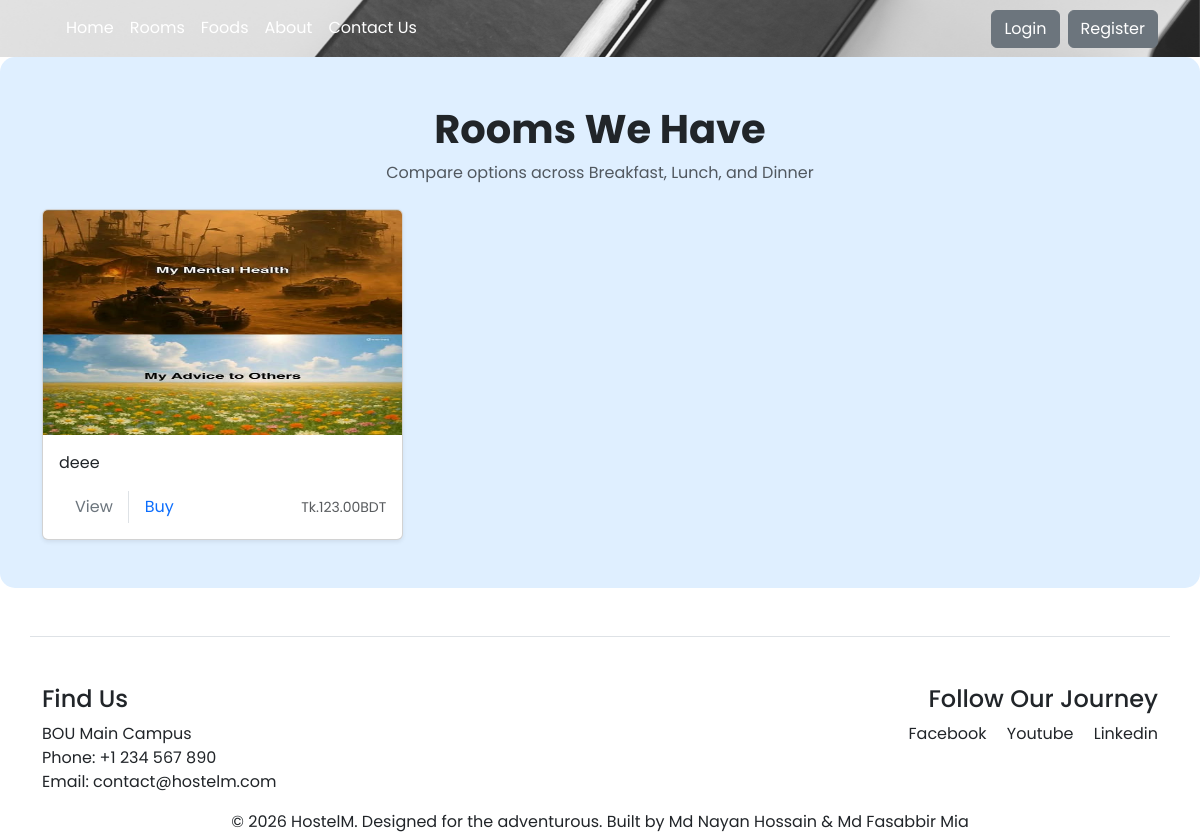
The page /rooms on the database as committed earlier.
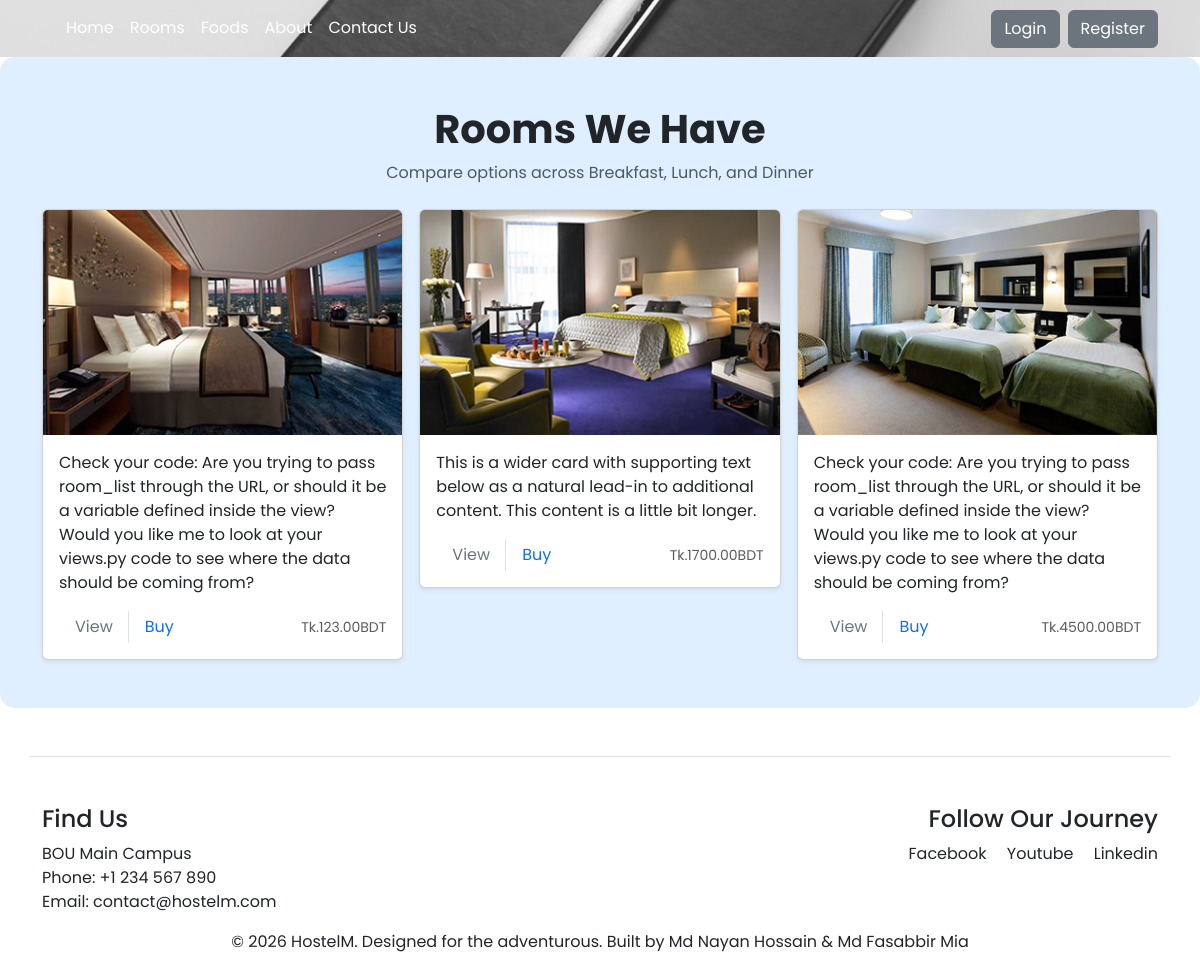
The same page on the database as committed later.
### rooms/models.py (models this page shows, shortened)
class Room(models.Model):
    name = models.CharField(max_length=255)
    room_number = models.CharField(max_length=10, unique=True)
    capacity = models.IntegerField()
    total_beds = models.IntegerField()
    rate_per_bed = models.DecimalField(max_digits=8, decimal_places=2)
    is_available = models.BooleanField(default=True)
    short_desc=  models.TextField( null=True)
    description = models.TextField(blank=True, null=True)
    price = models.DecimalField(max_digits=7, decimal_places=2, blank=True, null=True)
    image = models.ImageField(upload_to='rooms/', blank=True, null=True)

### playground/views.py (the view)
# urls.py: path('rooms', views.rooms_page, name='room_list'),
def rooms_page(request):
    room_list = Room.objects.all()
    return render(request, 'rooms/index.html', {'room_list': room_list})  # Renders the rooms.html from the templates directory

### playground/templates/rooms/index.html (shortened to what this page needs)
 {% extends 'layout.html' %}
 {% load static %}
 {% block content %}
 <div class="album py-5">
   <div class="container">
     <div class="text-center mb-4">
       <h1 class="fw-bold">Rooms We Have</h1>
       <p class="text-muted mb-0">Compare options across Breakfast, Lunch, and Dinner</p>
     </div>
     <div class="row row-cols-1 row-cols-sm-2 row-cols-md-3 g-3">
      {% for room in room_list %}
       <div class="col">
         <div class="card shadow-sm">
          {% if room.image %}
              <img src="{{ room.image.url }}" alt="{{ room.name }}"class="bd-placeholder-img card-img-top"
              height="225" width="100%" />
          {% else %}
          <img src="{% static 'images/room1.jpg' %}" alt="{{ room.name }}" class="bd-placeholder-img card-img-top"
          height="225" width="100%" />
          {% endif %}
           <div class="card-body">
             <p class="card-text">
              {{ room.description }}
             </p>
             <div class="d-flex justify-content-between align-items-center">
               <div class="btn-group">
                <a href="{% url 'room_detail' room.id %}" class="btn btn-outline-secondary border-0 px-3 py-1">View</a>
                <a href="{% url 'buy_room' room.id %}" class="btn btn-outline-primary border-0 px-3 py-1 border-start">Buy</a>
               </div>
               <small class="text-body-secondary">Tk.{{ room.price }}BDT</small>
             </div>
           </div>
         </div>
       </div>
       {% endfor %}
     </div>
   </div>
 </div>
 {% endblock %}

### playground/templates/layout.html (shortened to what this page needs)
    {% load static %}
    <!DOCTYPE html>
    <html>
    <head>
      <link href="https://cdn.jsdelivr.net/npm/bootstrap@5.3.8/dist/css/bootstrap.min.css" rel="stylesheet"
>
      <link rel="stylesheet" href="{% static 'css/style.css'%}">
    </head>
    <body>
   <div id="navbar" class="mainmenu">
    <div class="row">
          <nav class="navbar navbar-expand-lg">
            <div class="container">
              <div class="collapse navbar-collapse" id="navbarsExample04">
                <ul class="navbar-nav me-auto mb-2 mb-md-0">
                  <li><a href="/" class="nav-link px-2 text-white">Home</a></li>
                  <li><a href="{% url 'room_list' %}" class="nav-link px-2 text-white">Rooms</a></li>
                  <li><a href="{% url 'food_list' %}" class="nav-link px-2 text-white">Foods</a></li>
                  <li><a href="{% url 'about' %}" class="nav-link px-2 text-white">About</a></li>
                  <li><a href="{% url 'contact' %}" class="nav-link px-2 text-white">Contact Us</a></li>
                </ul>
                <div class="d-flex">
                  {% if user.is_authenticated %}
                  <a href="{% url 'profile' %}" class="btn btn-secondary me-2">My Profile</a>
                  <form method="post" action="{% url 'logout' %}" style="display: inline;">
                    {% csrf_token %}
                    <button type="submit" class="btn btn-secondary me-2" style="display: inline; cursor: pointer;">
                        Logout
                    </button>
                </form>
                    {% else %}
                    <a href="{% url 'login' %}" class="btn btn-secondary me-2">Login</a>
                    <a href="{% url 'register' %}" class="btn  btn-secondary">Register</a>
                    {% endif %}
                </div>
              </div>
          </nav>
    </div>
        </div>
      <div id="content">
        {% block content %}
        {% endblock %}
      </div>
 <footer class="section-padding container border-top mt-5 pt-5">
  <div class="row">
      <div class="col-md-6">
          <h4>Find Us</h4>
          <p>BOU Main Campus<br>Phone: +1 234 567 890<br>Email: contact@hostelm.com</p>
      </div>
      <div class="col-md-6 text-md-end">
          <h4>Follow Our Journey</h4>
          <a href="#" class="text-dark me-3">Facebook</a>
          <a href="#" class="text-dark me-3">Youtube</a>
          <a href="#" class="text-dark">Linkedin</a>
      </div>
  </div>
  <div class="container text-center">
      <p class="mb-0">&copy; 2026 HostelM. Designed for the adventurous. Built by  Md Nayan Hossain & Md Fasabbir Mia </p>
  </div>
</footer>
    </body>
    </html>

### static/css/style.css (style rules this page uses)
a { text-decoration: none; }
body { margin: 0; padding: 0; box-sizing: border-box; font-family: 'Poppins', sans-serif; background-size: cover; background-position: center; background-blend-mode: multiply; overflow-x: scroll; }
.navbar { background-color: #d0e2e7; box-shadow: 0 4px 8px 0 rgba(158, 136, 136, 0.2), 0 6px 20px 0 rgba(163, 121, 121, 0.19); background-color: transparent; }
nav :nth-child(1), nav :nth-child(2), nav :nth-child(3), nav :nth-child(4), nav :nth-child(5), .list .item:nth-child(1) .content .author, .list .item:nth-child(1) .content .title, .list .item:nth-child(1) .content .topic, .list .item:nth-child(1) .content .des, .list .item:nth-child(1) .content .buttons { transform: translateY(50px); filter: blur(20px); opacity: 0; animation: showContent .5s 1s linear 1 forwards; }
.album { border-radius: 15px; background-color: #dfefff; }
.mainmenu { background: url("../images/header_stock.png") center center fixed; position: relative; background-size: cover; -webkit-background-size: cover; -moz-background-size: cover; -o-background-size: cover; -msn-background-size: cover; width: 100%; }
.mainmenu .navbar-expand-lg { background-color: transparent !important; border-color: transparent; background-image: none; box-shadow: none; }
.mainmenu .navbar-expand-lg .navbar-nav>li>a { color: #fff; border-bottom: 1px solid transparent }

Rows that differ between the two databases and show on the page:
changed Room (number 1 of 3 on the later page): image: a different picture; description "deee" → "Check your code: Are you trying to pass room_list through the URL, or should it be a variable defined inside the view? Would you like me to look at your views.py code to see where the data should be coming from?"
added Room: image (picture), description "This is a wider card with supporting text below as a natural lead-in to additional content. This content is a little bit longer.", price "1700.00"
added Room: image (picture), description "Check your code: Are you trying to pass room_list through the URL, or should it be a variable defined inside the view? Would you like me to look at your views.py code to see where the data should be coming from?", price "4500.00"
